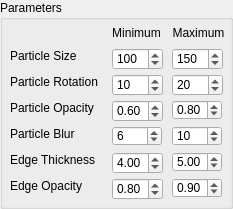
         <widget class="QGroupBox" name="groupBox_8">
          <property name="geometry">
           <rect>
            <x>8</x>
            <y>310</y>
            <width>233</width>
            <height>209</height>
           </rect>
          </property>
          <property name="title">
           <string>Parameters</string>
          </property>
          <widget class="QSpinBox" name="spinBokehBlurMax">
           <property name="geometry">
            <rect>
             <x>172</x>
             <y>126</y>
             <width>50</width>
             <height>20</height>
            </rect>
           </property>
           <property name="minimum">
            <number>0</number>
           </property>
           <property name="maximum">
            <number>100</number>
           </property>
           <property name="value">
            <number>10</number>
           </property>
          </widget>
          <widget class="QSpinBox" name="spinBokehBlurMin">
           <property name="geometry">
            <rect>
             <x>112</x>
             <y>126</y>
             <width>50</width>
             <height>20</height>
            </rect>
           </property>
           <property name="minimum">
            <number>0</number>
           </property>
           <property name="maximum">
            <number>100</number>
           </property>
           <property name="value">
            <number>6</number>
           </property>
          </widget>
          <widget class="QLabel" name="label_33">
           <property name="geometry">
            <rect>
             <x>172</x>
             <y>25</y>
             <width>53</width>
             <height>16</height>
            </rect>
           </property>
           <property name="text">
            <string>Maximum</string>
           </property>
           <property name="alignment">
            <set>Qt::AlignCenter</set>
           </property>
          </widget>
          <widget class="QLabel" name="label_34">
           <property name="geometry">
            <rect>
             <x>10</x>
             <y>48</y>
             <width>85</width>
             <height>16</height>
            </rect>
           </property>
           <property name="text">
            <string>Particle Size</string>
           </property>
          </widget>
          <widget class="QLabel" name="label_14">
           <property name="geometry">
            <rect>
             <x>10</x>
             <y>74</y>
             <width>93</width>
             <height>16</height>
            </rect>
           </property>
           <property name="text">
            <string>Particle Rotation</string>
           </property>
          </widget>
          <widget class="QDoubleSpinBox" name="spinBokehThicknessMax">
           <property name="geometry">
            <rect>
             <x>172</x>
             <y>152</y>
             <width>50</width>
             <height>20</height>
            </rect>
           </property>
           <property name="minimum">
            <double>0.100000000000000</double>
           </property>
           <property name="maximum">
            <double>20.000000000000000</double>
           </property>
           <property name="singleStep">
            <double>0.100000000000000</double>
           </property>
           <property name="value">
            <double>5.000000000000000</double>
           </property>
          </widget>
          <widget class="QLabel" name="label_35">
           <property name="geometry">
            <rect>
             <x>10</x>
             <y>152</y>
             <width>97</width>
             <height>16</height>
            </rect>
           </property>
           <property name="text">
            <string>Edge Thickness</string>
           </property>
          </widget>
          <widget class="QLabel" name="label_36">
           <property name="geometry">
            <rect>
             <x>10</x>
             <y>100</y>
             <width>97</width>
             <height>16</height>
            </rect>
           </property>
           <property name="text">
            <string>Particle Opacity</string>
           </property>
          </widget>
          <widget class="QLabel" name="label_37">
           <property name="geometry">
            <rect>
             <x>10</x>
             <y>126</y>
             <width>85</width>
             <height>16</height>
            </rect>
           </property>
           <property name="text">
            <string>Particle Blur </string>
           </property>
          </widget>
          <widget class="QLabel" name="label_39">
           <property name="geometry">
            <rect>
             <x>112</x>
             <y>25</y>
             <width>49</width>
             <height>16</height>
            </rect>
           </property>
           <property name="text">
            <string>Minimum</string>
           </property>
           <property name="alignment">
            <set>Qt::AlignCenter</set>
           </property>
          </widget>
          <widget class="QDoubleSpinBox" name="spinBokehOpacityMax">
           <property name="geometry">
            <rect>
             <x>172</x>
             <y>100</y>
             <width>50</width>
             <height>20</height>
            </rect>
           </property>
           <property name="minimum">
            <double>0.100000000000000</double>
           </property>
           <property name="maximum">
            <double>1.000000000000000</double>
           </property>
           <property name="singleStep">
            <double>0.100000000000000</double>
           </property>
           <property name="value">
            <double>0.800000000000000</double>
           </property>
          </widget>
          <widget class="QSpinBox" name="spinBokehSizeMin">
           <property name="geometry">
            <rect>
             <x>112</x>
             <y>48</y>
             <width>51</width>
             <height>22</height>
            </rect>
           </property>
           <property name="minimum">
            <number>1</number>
           </property>
           <property name="maximum">
            <number>1000</number>
           </property>
           <property name="value">
            <number>100</number>
           </property>
          </widget>
          <widget class="QSpinBox" name="spinBokehSizeMax">
           <property name="geometry">
            <rect>
             <x>172</x>
             <y>48</y>
             <width>51</width>
             <height>22</height>
            </rect>
           </property>
           <property name="minimum">
            <number>1</number>
           </property>
           <property name="maximum">
            <number>1000</number>
           </property>
           <property name="value">
            <number>150</number>
           </property>
          </widget>
          <widget class="QSpinBox" name="spinBokehRotationMin">
           <property name="geometry">
            <rect>
             <x>112</x>
             <y>74</y>
             <width>51</width>
             <height>22</height>
            </rect>
           </property>
           <property name="minimum">
            <number>0</number>
           </property>
           <property name="maximum">
            <number>360</number>
           </property>
           <property name="value">
            <number>10</number>
           </property>
          </widget>
          <widget class="QSpinBox" name="spinBokehRotationMax">
           <property name="geometry">
            <rect>
             <x>172</x>
             <y>74</y>
             <width>51</width>
             <height>22</height>
            </rect>
           </property>
           <property name="minimum">
            <number>0</number>
           </property>
           <property name="maximum">
            <number>360</number>
           </property>
           <property name="value">
            <number>20</number>
           </property>
          </widget>
          <widget class="QDoubleSpinBox" name="spinBokehThicknessMin">
           <property name="geometry">
            <rect>
             <x>112</x>
             <y>152</y>
             <width>51</width>
             <height>22</height>
            </rect>
           </property>
           <property name="minimum">
            <double>0.100000000000000</double>
           </property>
           <property name="maximum">
            <double>20.000000000000000</double>
           </property>
           <property name="singleStep">
            <double>0.100000000000000</double>
           </property>
           <property name="value">
            <double>4.000000000000000</double>
           </property>
          </widget>
          <widget class="QDoubleSpinBox" name="spinBokehOpacityMin">
           <property name="geometry">
            <rect>
             <x>112</x>
             <y>100</y>
             <width>51</width>
             <height>22</height>
            </rect>
           </property>
           <property name="minimum">
            <double>0.100000000000000</double>
           </property>
           <property name="maximum">
            <double>1.000000000000000</double>
           </property>
           <property name="singleStep">
            <double>0.100000000000000</double>
           </property>
           <property name="value">
            <double>0.600000000000000</double>
           </property>
          </widget>
          <widget class="QDoubleSpinBox" name="spinBokehEdgeOpacityMax">
           <property name="geometry">
            <rect>
             <x>172</x>
             <y>178</y>
             <width>50</width>
             <height>20</height>
            </rect>
           </property>
           <property name="minimum">
            <double>0.100000000000000</double>
           </property>
           <property name="maximum">
            <double>1.000000000000000</double>
           </property>
           <property name="singleStep">
            <double>0.100000000000000</double>
           </property>
           <property name="value">
            <double>0.900000000000000</double>
           </property>
          </widget>
          <widget class="QDoubleSpinBox" name="spinBokehEdgeOpacityMin">
           <property name="geometry">
            <rect>
             <x>112</x>
             <y>178</y>
             <width>51</width>
             <height>22</height>
            </rect>
           </property>
           <property name="minimum">
            <double>0.100000000000000</double>
           </property>
           <property name="maximum">
            <double>1.000000000000000</double>
           </property>
           <property name="singleStep">
            <double>0.100000000000000</double>
           </property>
           <property name="value">
            <double>0.800000000000000</double>
           </property>
          </widget>
          <widget class="QLabel" name="label_43">
           <property name="geometry">
            <rect>
             <x>10</x>
             <y>178</y>
             <width>97</width>
             <height>16</height>
            </rect>
           </property>
           <property name="text">
            <string>Edge Opacity</string>
           </property>
          </widget>
         </widget>
